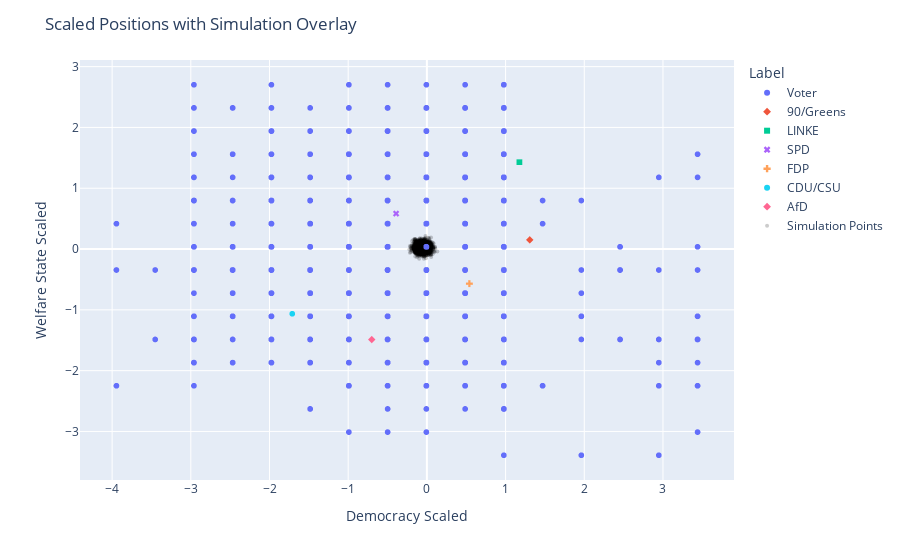

The code cell stored with this chart in its notebook:
### Code cell
sim=run_simulation(data,10,N,D,sigma_noise,gmm_components,0.5,0.1,1)
plot_with_simulation_separate(concatenated_df,sim)

### Figure 1 — Plotly figure (JSON) as saved in the notebook; plotly's stock layout.template omitted (floating-point values rounded to 4 significant figures; data arrays with more than 128 entries replaced by an {"elided": "..."} marker saying what was removed)
{"data": [{"hovertemplate": "Label=Voter<br>Democracy Scaled=%{x}<br>Welfare State Scaled=%{y}<extra></extra>", "legendgroup": "Voter", "marker": {"color": "#636efa", "symbol": "circle"}, "mode": "markers", "name": "Voter", "showlegend": true, "type": "scattergl", "x": {"elided": "2740 float values"}, "xaxis": "x", "y": {"elided": "2740 float values"}, "yaxis": "y"}, {"hovertemplate": "Label=90/Greens<br>Democracy Scaled=%{x}<br>Welfare State Scaled=%{y}<extra></extra>", "legendgroup": "90/Greens", "marker": {"color": "#EF553B", "symbol": "diamond"}, "mode": "markers", "name": "90/Greens", "showlegend": true, "type": "scattergl", "x": [1.307], "xaxis": "x", "y": [0.1509], "yaxis": "y"}, {"hovertemplate": "Label=LINKE<br>Democracy Scaled=%{x}<br>Welfare State Scaled=%{y}<extra></extra>", "legendgroup": "LINKE", "marker": {"color": "#00cc96", "symbol": "square"}, "mode": "markers", "name": "LINKE", "showlegend": true, "type": "scattergl", "x": [1.175], "xaxis": "x", "y": [1.429], "yaxis": "y"}, {"hovertemplate": "Label=SPD<br>Democracy Scaled=%{x}<br>Welfare State Scaled=%{y}<extra></extra>", "legendgroup": "SPD", "marker": {"color": "#ab63fa", "symbol": "x"}, "mode": "markers", "name": "SPD", "showlegend": true, "type": "scattergl", "x": [-0.3915], "xaxis": "x", "y": [0.5831], "yaxis": "y"}, {"hovertemplate": "Label=FDP<br>Democracy Scaled=%{x}<br>Welfare State Scaled=%{y}<extra></extra>", "legendgroup": "FDP", "marker": {"color": "#FFA15A", "symbol": "cross"}, "mode": "markers", "name": "FDP", "showlegend": true, "type": "scattergl", "x": [0.5396], "xaxis": "x", "y": [-0.5694], "yaxis": "y"}, {"hovertemplate": "Label=CDU/CSU<br>Democracy Scaled=%{x}<br>Welfare State Scaled=%{y}<extra></extra>", "legendgroup": "CDU/CSU", "marker": {"color": "#19d3f3", "symbol": "circle"}, "mode": "markers", "name": "CDU/CSU", "showlegend": true, "type": "scattergl", "x": [-1.711], "xaxis": "x", "y": [-1.065], "yaxis": "y"}, {"hovertemplate": "Label=AfD<br>Democracy Scaled=%{x}<br>Welfare State Scaled=%{y}<extra></extra>", "legendgroup": "AfD", "marker": {"color": "#FF6692", "symbol": "diamond"}, "mode": "markers", "name": "AfD", "showlegend": true, "type": "scattergl", "x": [-0.7009], "xaxis": "x", "y": [-1.489], "yaxis": "y"}, {"marker": {"color": "rgba(0,0,0,0.2)", "size": 4, "symbol": "circle"}, "mode": "markers", "name": "Simulation Points", "type": "scatter", "x": {"elided": "2740 float values"}, "y": {"elided": "2740 float values"}}], "layout": {"legend": {"title": {"text": "Label"}, "tracegroupgap": 0}, "margin": {"t": 60}, "title": {"text": "Scaled Positions with Simulation Overlay"}, "xaxis": {"anchor": "y", "domain": [0, 1], "title": {"text": "Democracy Scaled"}}, "yaxis": {"anchor": "x", "domain": [0, 1], "title": {"text": "Welfare State Scaled"}}}}
